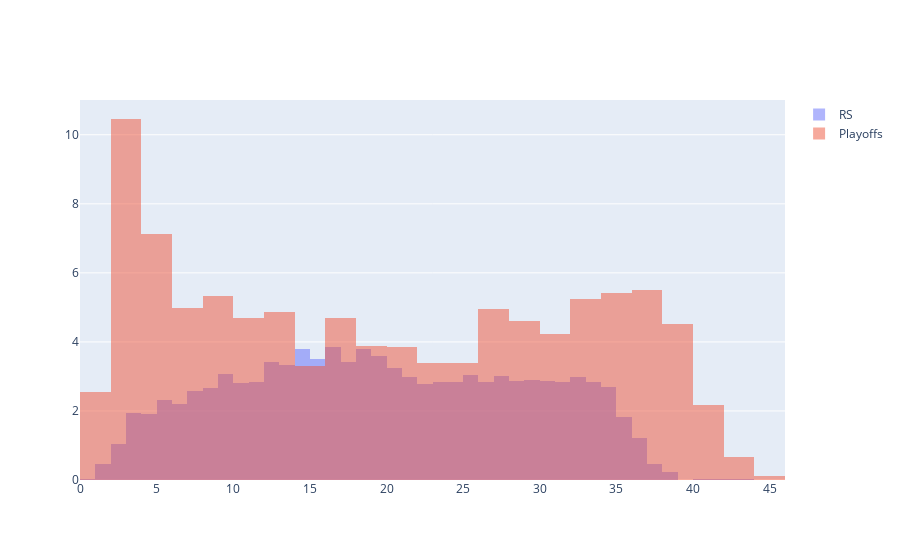

Write notebook code for a chart like this one.
### Code cell
fig = go.Figure()
fig.add_trace(go.Histogram(x=rs_df['MIN']/rs_df['GP'], histnorm='percent', name='RS'))
fig.add_trace(go.Histogram(x=playoffs_df['MIN']/playoffs_df['GP'], histnorm='percent', 
                           name='Playoffs'))
fig.update_layout(barmode='overlay')
fig.update_traces(opacity=0.5)
fig.show()

### Figure 1 — Plotly figure (JSON) as saved in the notebook; plotly's stock layout.template omitted (floating-point values rounded to 4 significant figures; data arrays with more than 128 entries replaced by an {"elided": "..."} marker saying what was removed)
{"data": [{"histnorm": "percent", "name": "RS", "opacity": 0.5, "type": "histogram", "x": {"elided": "5687 float values"}}, {"histnorm": "percent", "name": "Playoffs", "opacity": 0.5, "type": "histogram", "x": {"elided": "2362 float values"}}], "layout": {"barmode": "overlay"}}
